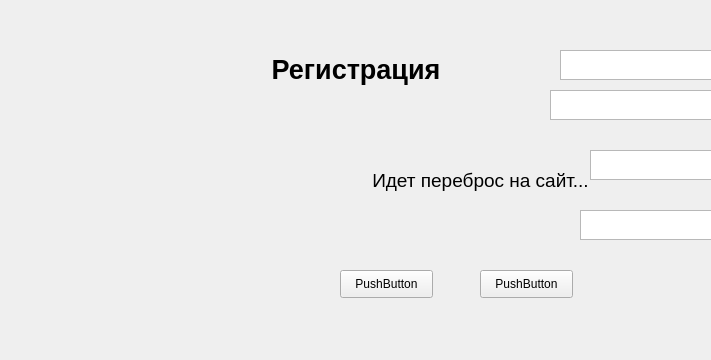
<?xml version="1.0" encoding="UTF-8"?>
<ui version="4.0">
 <class>Form</class>
 <widget class="QWidget" name="Form">
  <property name="geometry">
   <rect>
    <x>0</x>
    <y>0</y>
    <width>711</width>
    <height>360</height>
   </rect>
  </property>
  <property name="minimumSize">
   <size>
    <width>711</width>
    <height>360</height>
   </size>
  </property>
  <property name="maximumSize">
   <size>
    <width>711</width>
    <height>360</height>
   </size>
  </property>
  <property name="windowTitle">
   <string>registration</string>
  </property>
  <widget class="QLabel" name="label">
   <property name="geometry">
    <rect>
     <x>231</x>
     <y>30</y>
     <width>250</width>
     <height>80</height>
    </rect>
   </property>
   <property name="text">
    <string>&lt;html&gt;&lt;head/&gt;&lt;body&gt;&lt;p align=&quot;center&quot;&gt;&lt;span style=&quot; font-size:20pt; font-weight:600;&quot;&gt;Регистрация&lt;/span&gt;&lt;/p&gt;&lt;/body&gt;&lt;/html&gt;</string>
   </property>
  </widget>
  <widget class="QLabel" name="label_4">
   <property name="geometry">
    <rect>
     <x>240</x>
     <y>150</y>
     <width>481</width>
     <height>61</height>
    </rect>
   </property>
   <property name="text">
    <string>&lt;html&gt;&lt;head/&gt;&lt;body&gt;&lt;p align=&quot;center&quot;&gt;&lt;span style=&quot; font-size:14pt;&quot;&gt;Идет переброс на сайт...&lt;/span&gt;&lt;/p&gt;&lt;/body&gt;&lt;/html&gt;</string>
   </property>
  </widget>
  <widget class="QLabel" name="label_2">
   <property name="geometry">
    <rect>
     <x>90</x>
     <y>110</y>
     <width>201</width>
     <height>161</height>
    </rect>
   </property>
   <property name="text">
    <string/>
   </property>
   <property name="pixmap">
    <pixmap>../../../Downloads/catdance.gif</pixmap>
   </property>
   <property name="scaledContents">
    <bool>true</bool>
   </property>
  </widget>
  <widget class="QPushButton" name="backk">
   <property name="geometry">
    <rect>
     <x>340</x>
     <y>270</y>
     <width>93</width>
     <height>28</height>
    </rect>
   </property>
   <property name="text">
    <string>PushButton</string>
   </property>
  </widget>
  <widget class="QPushButton" name="ok">
   <property name="geometry">
    <rect>
     <x>480</x>
     <y>270</y>
     <width>93</width>
     <height>28</height>
    </rect>
   </property>
   <property name="text">
    <string>PushButton</string>
   </property>
  </widget>
  <widget class="QTextEdit" name="paswrd">
   <property name="geometry">
    <rect>
     <x>560</x>
     <y>50</y>
     <width>300</width>
     <height>30</height>
    </rect>
   </property>
  </widget>
  <widget class="QTextEdit" name="paswrd_2">
   <property name="geometry">
    <rect>
     <x>550</x>
     <y>90</y>
     <width>300</width>
     <height>30</height>
    </rect>
   </property>
  </widget>
  <widget class="QTextEdit" name="login">
   <property name="geometry">
    <rect>
     <x>590</x>
     <y>150</y>
     <width>300</width>
     <height>30</height>
    </rect>
   </property>
  </widget>
  <widget class="QTextEdit" name="name">
   <property name="geometry">
    <rect>
     <x>580</x>
     <y>210</y>
     <width>300</width>
     <height>30</height>
    </rect>
   </property>
  </widget>
 </widget>
 <resources/>
 <connections/>
</ui>
